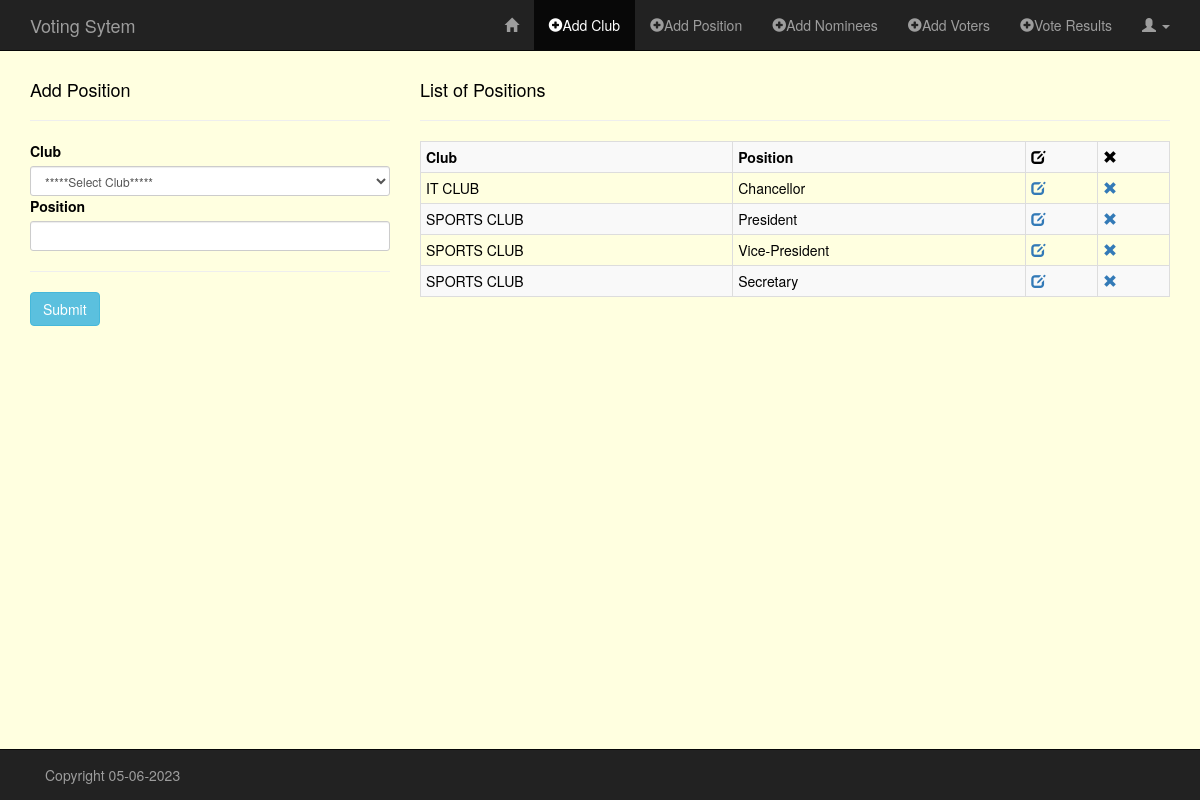
/cpanel/add_pos.php, run on the app's committed database.
### tables this page shows
CREATE TABLE `positions` (
  `id` int(11) NOT NULL,
  `org` varchar(60) NOT NULL,
  `pos` varchar(60) NOT NULL
);

### cpanel/classes/Organization.php (called while the page is built, shortened)
<?php
class Organization
{
    public function READ_ORG() {
        global $db;
        $sql = "SELECT * FROM organization";
        if(!$stmt = $db->prepare($sql)) {
            echo $stmt->error;
        } else {
            $stmt->execute();
            $result = $stmt->get_result();
        }
        return $result;
    }
}

### cpanel/classes/Position.php (called while the page is built, shortened)
<?php
class Position
{
    public function READ_POS() {
        global $db;
        $sql = "SELECT *
                FROM positions
                ORDER BY org ASC";
        if(!$stmt = $db->prepare($sql)) {
            echo $stmt->error;
        } else {
            $stmt->execute();
            $result = $stmt->get_result();
        }
        return $result;
    }
}

### cpanel/add_pos.php (the view, shortened to what this page needs)
<?php
require("../config/db.php");
require("classes/Organization.php");
require("classes/Position.php");
?>
<?php include_once("inc/header.php"); ?>
<div class="container">
    <div class="row">
        <div class="col-md-4">
            <h4>Add Position</h4><hr>
            <form method="POST" action="<?php $_SERVER['PHP_SELF']; ?>" role="form">
                <?php
                $readOrg = new Organization();
                $rtnReadOrg = $readOrg->READ_ORG();
                ?>
                <div class="form-group-sm">
                    <label for="organization">Club</label>
                    <?php if($rtnReadOrg) { ?>
                    <select required name="organization" class="form-control">
                        <option value="">*****Select Club*****</option>
                    </select>
                    <?php }  ?>
                </div>
                <div class="form-group-sm">
                    <label for="position">Position</label>
                    <input required type="text" name="position" class="form-control">
                </div><hr/>
                <div class="form-group-sm">
                    <input type="submit" name="submit" value="Submit" class="btn btn-info">
                </div>
            </form>
        </div>
        <?php
        $readPos = new Position();
        $rtnReadPos = $readPos->READ_POS();
        ?>
        <div class="col-md-8">
            <h4>List of Positions</h4><hr>
            <div class="table-responsive">
                <?php if($rtnReadPos) { ?>
                <table class="table table-bordered table-condensed table-striped">
                    <tr>
                        <th>Club</th>
                        <th>Position</th>
                        <th><span class="glyphicon glyphicon-edit"></span></th>
                        <th><span class="glyphicon glyphicon-remove"></span></th>
                    </tr>
                    <?php while($rowPos = $rtnReadPos->fetch_assoc()) { ?>
                    <tr>
                        <td><?php echo $rowPos['org']; ?></td>
                        <td><?php echo $rowPos['pos']; ?></td>
                        <td><a href="http://localhost/voting/cpanel/edit_pos.php?id=<?php echo $rowPos['id']; ?>"><span class="glyphicon glyphicon-edit"></span></a></td>
                        <td><a href="http://localhost/voting/cpanel/delete_pos.php?id=<?php echo $rowPos['id']; ?>"><span class="glyphicon glyphicon-remove"></span></a></td>
                    </tr>
                    <?php }  ?>
                </table>
                <?php }  ?>
            </div>
        </div>
    </div>
</div>
<?php include_once ("inc/footer.php");?>

### assets/css/style_admin.css (style rules this page uses)
body { color: black; margin-top: 70px; margin-bottom: 70px; background-color: lightyellow; }

### data on the page
positions: org "IT CLUB", pos "Chancellor"
positions: org "SPORTS CLUB", pos "President"
positions: org "SPORTS CLUB", pos "Vice-President"
positions: org "SPORTS CLUB", pos "Secretary"
